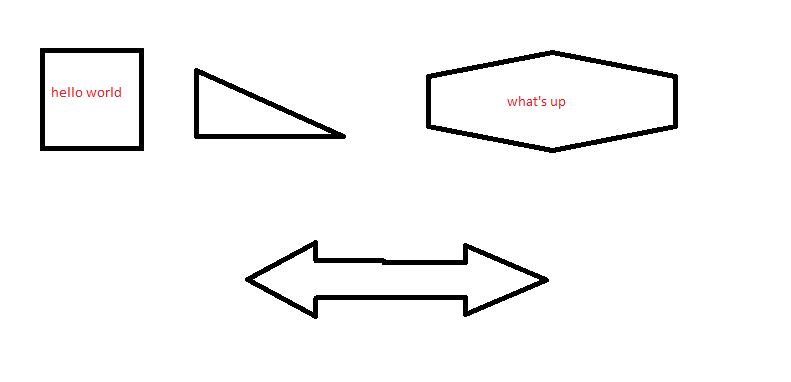
#> input picture 02.png, 791 x 382 px
$ jupyter execute Test.ipynb
#> lines starting #> are read from the running program, lines starting #| are printed output that depends on the picture; after the words box and inside, x2 and y2 are one past the last pixel; in counts of white or black regions, pixels touching at a corner belong together
[cell 1]
import numpy as np
import cv2

img = cv2.imread('02.png')
#> img is the input picture: shape (382, 791, 3); mean B, G, R 246, 246, 246.3
#print(img.shape)

#------------------------
img_hsv = cv2.cvtColor(img, cv2.COLOR_BGR2HSV)
#> img_hsv: shape (382, 791, 3); mean H, S, V 0.2, 0.3, 246.3
# lower mask (0-10)
lower_red = np.array([10,50,50])
upper_red = np.array([170,255,255])
mask0 = cv2.inRange(img_hsv, lower_red, upper_red)
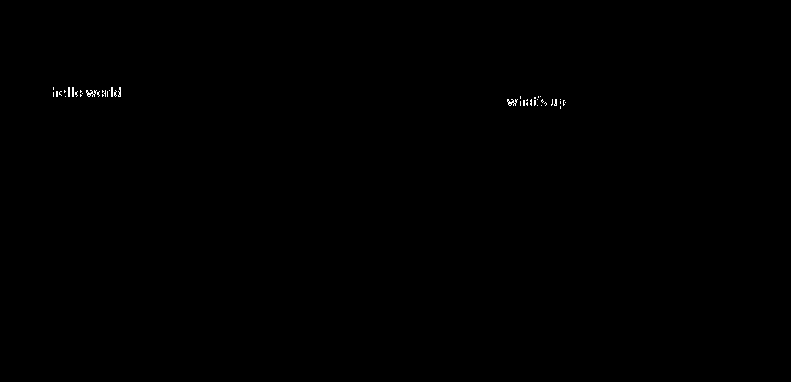
#> mask0: shape (382, 791); 0.12% white in thin lines or dots, all inside (x1, y1, x2, y2) = (53, 87, 566, 109)

# upper mask (170-180)
lower_red = np.array([180,50,50])
upper_red = np.array([255,255,255])
mask1 = cv2.inRange(img_hsv, lower_red, upper_red)
#> mask1: shape (382, 791); every value is 0

# join my masks
mask = mask0+mask1
# set my output img to zero everywhere except my mask
output_img = img.copy()
output_img[np.where(mask==0)] = 0

# or your HSV image, which I *believe* is what you want
output_hsv = img_hsv.copy()
output_hsv[np.where(mask==0)] = 0
#> output_hsv: shape (382, 791, 3); mean H, S, V 0.1, 0.2, 0.3
#------------------------
cv2.imshow('Image', output_hsv)
cv2.waitKey(0)
cv2.destroyAllWindows()

gray = cv2.cvtColor(img, cv2.COLOR_BGR2GRAY)
ret,thresh = cv2.threshold(gray,127,255,1)
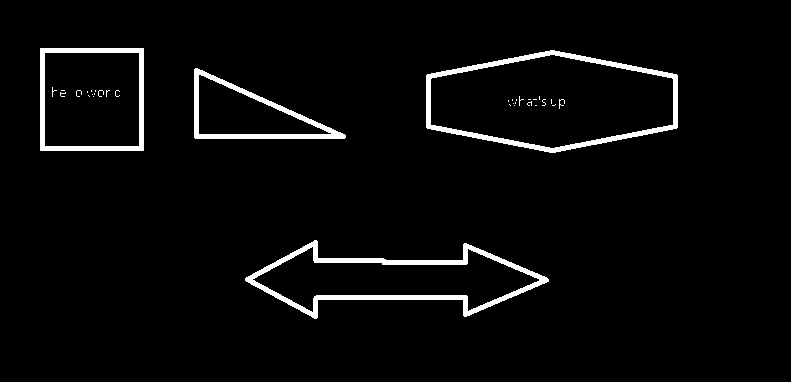
#> thresh: shape (382, 791); 3.5% white; 35 white regions (30 under 20 px)
contours,h = cv2.findContours(thresh,1,2)
#> contours = 39 contours, 31 with area under 20; largest, box (x1, y1, x2, y2) and area: (426, 50, 678, 153) 19511, (430, 54, 674, 149) 17074, (245, 240, 549, 319) 12114, (40, 48, 144, 151) 10506, (252, 246, 540, 313) 9291, (44, 52, 140, 147) 8928, (194, 68, 346, 139) 5618, (198, 74, 332, 135) 4118; h = 39 rows, first 6: [1, -1, -1, -1], [2, 0, -1, -1], [3, 1, -1, -1], [4, 2, -1, -1], [5, 3, -1, -1], [6, 4, -1, -1]
print(len(contours))
#| 39

[cell 2]
import numpy as np
import cv2
img = cv2.imread('02.png',cv2.IMREAD_UNCHANGED)
#> img: shape (382, 791, 4)
print(img.shape)
#| (382, 791, 4)
gray = cv2.cvtColor(img, cv2.COLOR_BGR2GRAY)
ret,thresh = cv2.threshold(gray,127,255,1)
contours,h = cv2.findContours(thresh,1,2)
print(len(contours))
#| 39

cv2.imshow('Image', img)
cv2.waitKey(0)
cv2.destroyAllWindows()

[cell 3]
for cnt in contours:
    approx = cv2.approxPolyDP(cnt,0.01*cv2.arcLength(cnt,True),True)
    if len(approx)==4:
        print("square",cnt[0],cnt[1],cnt[2],cnt[3])
        #cv2.drawContours(img,[cnt],0,(0,0,255),-1)
    elif len(approx)==3:
        print("Triangle",cnt[0])
        #cv2.drawContours(img,[cnt],0,(0,0,255),-1)
    elif len(approx)==6:
        print("Hexagon",cnt[0])
        #cv2.drawContours(img,[cnt],0,(0,0,255),-1)
    elif len(approx)==8:
        print("Octagon",cnt[0])
        cv2.drawContours(img,[cnt],0,(0,0,255),-1)
    elif len(approx)==10:
        print("Ten",cnt[0])
        cv2.drawContours(img,[cnt],0,(0,0,255),-1)
#> this loop made 39 passes
#> approx on passes 3, 4, 5, 6, 7, 8, 10, 12, 14, 15, 16, 17: [[535, 105], [536, 105]], [[514, 105]], [[555, 104], [554, 105], [552, 105], [554, 105]], [[509, 104], [510, 105]], [[513, 103]], [[515, 102], [515, 103]], [[508, 100], [508, 101]], [[551, 99], [551, 103]], [[533, 99], [536, 99]], [[528, 99], [530, 99]], [[516, 99], [516, 100]], [[512, 99], [512, 100]]
#| Ten [[311 247]]
#| Ten [[314 240]]
#| square [[555 104]] [[554 105]] [[552 105]] [[554 105]]
#| Octagon [[519  96]]
#| Octagon [[52 87]]
#| Triangle [[198  75]]
#| Triangle [[195  68]]
#| Hexagon [[549  55]]
#> (further printed lines are left out)
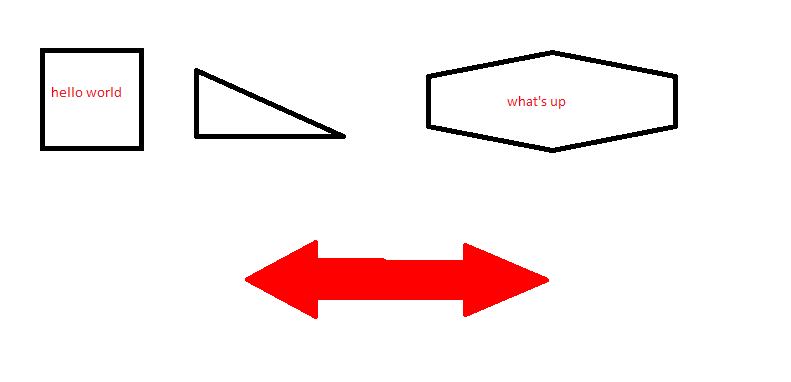
#> img: shape (382, 791, 4); mean B, G, R, A 238.5, 238.5, 249.2, 244.5

[cell 4]
cv2.imshow('Image', img)
cv2.waitKey(0)
cv2.destroyAllWindows()

[cell 5]
for cnt in contours:
    approx = cv2.approxPolyDP(cnt,0.01*cv2.arcLength(cnt,True),True)
    if len(approx)==4:
        print("square",cnt)
        #cv2.drawContours(img,[cnt],0,(0,0,255),-1)

[cell 6]
height,width, _=img.shape
#> height = 382; width = 791

[cell 7]
import numpy as np
import cv2
img = cv2.imread('01.png')
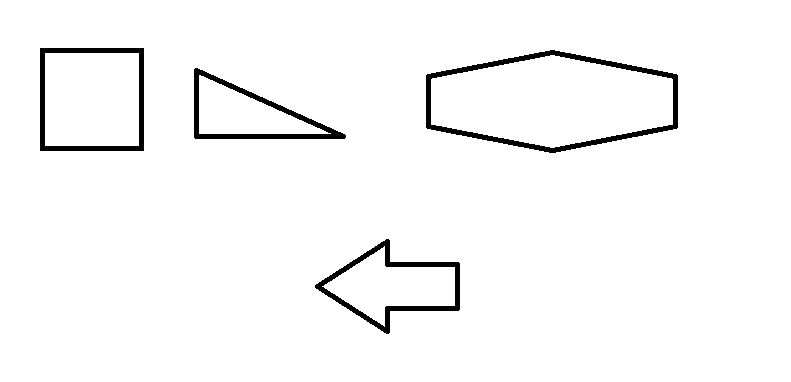
#> input picture 01.png, 791 x 382 px
#> img is the input picture: shape (382, 791, 3); 97.1% white; 4 black regions, box (x1, y1, x2, y2) and area: (426, 50, 678, 153) 3028, (40, 48, 144, 151) 1970, (315, 239, 460, 334) 1963, (194, 68, 346, 139) 1848
print(img.shape)
#| (382, 791, 3)
#----------------
gray = cv2.cvtColor(img, cv2.COLOR_BGR2GRAY)
#> gray: shape (382, 791); 97.1% white; 4 black regions
ret,thresh = cv2.threshold(gray, 240, 255, cv2.THRESH_BINARY)
contours,h = cv2.findContours(thresh,1,2)
#> contours = 9 contours; largest, box (x1, y1, x2, y2) and area: (0, 0, 791, 382) 300990, (425, 49, 679, 154) 20119, (431, 55, 673, 148) 16500, (39, 47, 145, 152) 10918, (45, 53, 139, 146) 8556; h = [[1, -1, -1, -1], [2, 0, -1, -1], [3, 1, -1, -1], [4, 2, -1, -1], [5, 3, -1, -1], [6, 4, -1, -1], [7, 5, -1, -1], [8, 6, -1, -1], [-1, 7, -1, -1]]
print(len(contours))
#| 9

for cnt in contours:
    approx = cv2.approxPolyDP(cnt,0.01*cv2.arcLength(cnt,True),True)
    if len(approx)==4:
        print("square",cnt[0],cnt[1],cnt[2],cnt[3])
        #cv2.drawContours(img,[cnt],0,(0,0,255),-1)
    elif len(approx)==3:
        print("Triangle",cnt[0])
        #cv2.drawContours(img,[cnt],0,(0,0,255),-1)
    elif len(approx)==6:
        print("Hexagon",cnt[0])
        #cv2.drawContours(img,[cnt],0,(0,0,255),-1)
    elif len(approx)==8:
        print("Octagon",cnt[0])
        cv2.drawContours(img,[cnt],0,(0,0,255),-1)
    elif len(approx)==10:
        print("Ten",cnt[0])
        cv2.drawContours(img,[cnt],0,(0,0,255),-1)
#> this loop made 9 passes
#> approx on passes 3, 4, 6, 8, 9: [[199, 75], [199, 133], [330, 133]], [[193, 69], [346, 137], [195, 139]], [[45, 53], [45, 145], [138, 145], [138, 53]], [[39, 48], [143, 47], [144, 150], [40, 151]], [[0, 0], [0, 381], [790, 381], [790, 0]]
#| Triangle [[199  75]]
#| Triangle [[195  67]]
#| Hexagon [[550  55]]
#| square [[45 53]] [[ 45 145]] [[138 145]] [[138  53]]
#| Hexagon [[549  50]]
#| square [[39 48]] [[40 47]] [[143  47]] [[144  48]]
#| square [[0 0]] [[  0 381]] [[790 381]] [[790   0]]
